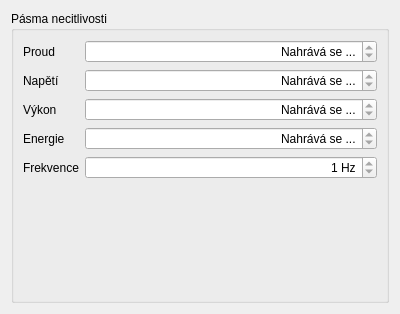
<?xml version="1.0" encoding="UTF-8"?>
<ui version="4.0">
 <class>ThresholdsDialog</class>
 <widget class="QDialog" name="ThresholdsDialog">
  <property name="geometry">
   <rect>
    <x>0</x>
    <y>0</y>
    <width>400</width>
    <height>314</height>
   </rect>
  </property>
  <property name="windowTitle">
   <string>Dialog</string>
  </property>
  <layout class="QVBoxLayout" name="verticalLayout">
   <item>
    <widget class="QGroupBox" name="groupBox">
     <property name="title">
      <string>Pásma necitlivosti</string>
     </property>
     <layout class="QFormLayout" name="formLayout_2">
      <item row="0" column="0">
       <widget class="QLabel" name="label">
        <property name="text">
         <string>Proud</string>
        </property>
       </widget>
      </item>
      <item row="1" column="0">
       <widget class="QLabel" name="label_2">
        <property name="text">
         <string>Napětí</string>
        </property>
       </widget>
      </item>
      <item row="2" column="0">
       <widget class="QLabel" name="label_3">
        <property name="text">
         <string>Výkon</string>
        </property>
       </widget>
      </item>
      <item row="0" column="1">
       <widget class="QSpinBox" name="edI">
        <property name="alignment">
         <set>Qt::AlignRight|Qt::AlignTrailing|Qt::AlignVCenter</set>
        </property>
        <property name="readOnly">
         <bool>true</bool>
        </property>
        <property name="specialValueText">
         <string>Nahrává se ...</string>
        </property>
        <property name="suffix">
         <string> A</string>
        </property>
       </widget>
      </item>
      <item row="1" column="1">
       <widget class="QSpinBox" name="edU">
        <property name="alignment">
         <set>Qt::AlignRight|Qt::AlignTrailing|Qt::AlignVCenter</set>
        </property>
        <property name="readOnly">
         <bool>true</bool>
        </property>
        <property name="specialValueText">
         <string>Nahrává se ...</string>
        </property>
        <property name="suffix">
         <string> V</string>
        </property>
       </widget>
      </item>
      <item row="2" column="1">
       <widget class="QSpinBox" name="edW">
        <property name="alignment">
         <set>Qt::AlignRight|Qt::AlignTrailing|Qt::AlignVCenter</set>
        </property>
        <property name="readOnly">
         <bool>true</bool>
        </property>
        <property name="specialValueText">
         <string>Nahrává se ...</string>
        </property>
        <property name="suffix">
         <string> W</string>
        </property>
       </widget>
      </item>
      <item row="4" column="0">
       <widget class="QLabel" name="label_4">
        <property name="text">
         <string>Frekvence</string>
        </property>
       </widget>
      </item>
      <item row="4" column="1">
       <widget class="QSpinBox" name="spinBox_4">
        <property name="alignment">
         <set>Qt::AlignRight|Qt::AlignTrailing|Qt::AlignVCenter</set>
        </property>
        <property name="readOnly">
         <bool>true</bool>
        </property>
        <property name="suffix">
         <string> Hz</string>
        </property>
        <property name="value">
         <number>1</number>
        </property>
       </widget>
      </item>
      <item row="3" column="0">
       <widget class="QLabel" name="label_5">
        <property name="text">
         <string>Energie</string>
        </property>
       </widget>
      </item>
      <item row="3" column="1">
       <widget class="QSpinBox" name="edE">
        <property name="alignment">
         <set>Qt::AlignRight|Qt::AlignTrailing|Qt::AlignVCenter</set>
        </property>
        <property name="readOnly">
         <bool>true</bool>
        </property>
        <property name="specialValueText">
         <string>Nahrává se ...</string>
        </property>
        <property name="suffix">
         <string> W</string>
        </property>
       </widget>
      </item>
     </layout>
    </widget>
   </item>
  </layout>
 </widget>
 <tabstops>
  <tabstop>edI</tabstop>
  <tabstop>edU</tabstop>
  <tabstop>edW</tabstop>
  <tabstop>edE</tabstop>
  <tabstop>spinBox_4</tabstop>
 </tabstops>
 <resources/>
 <connections/>
</ui>
